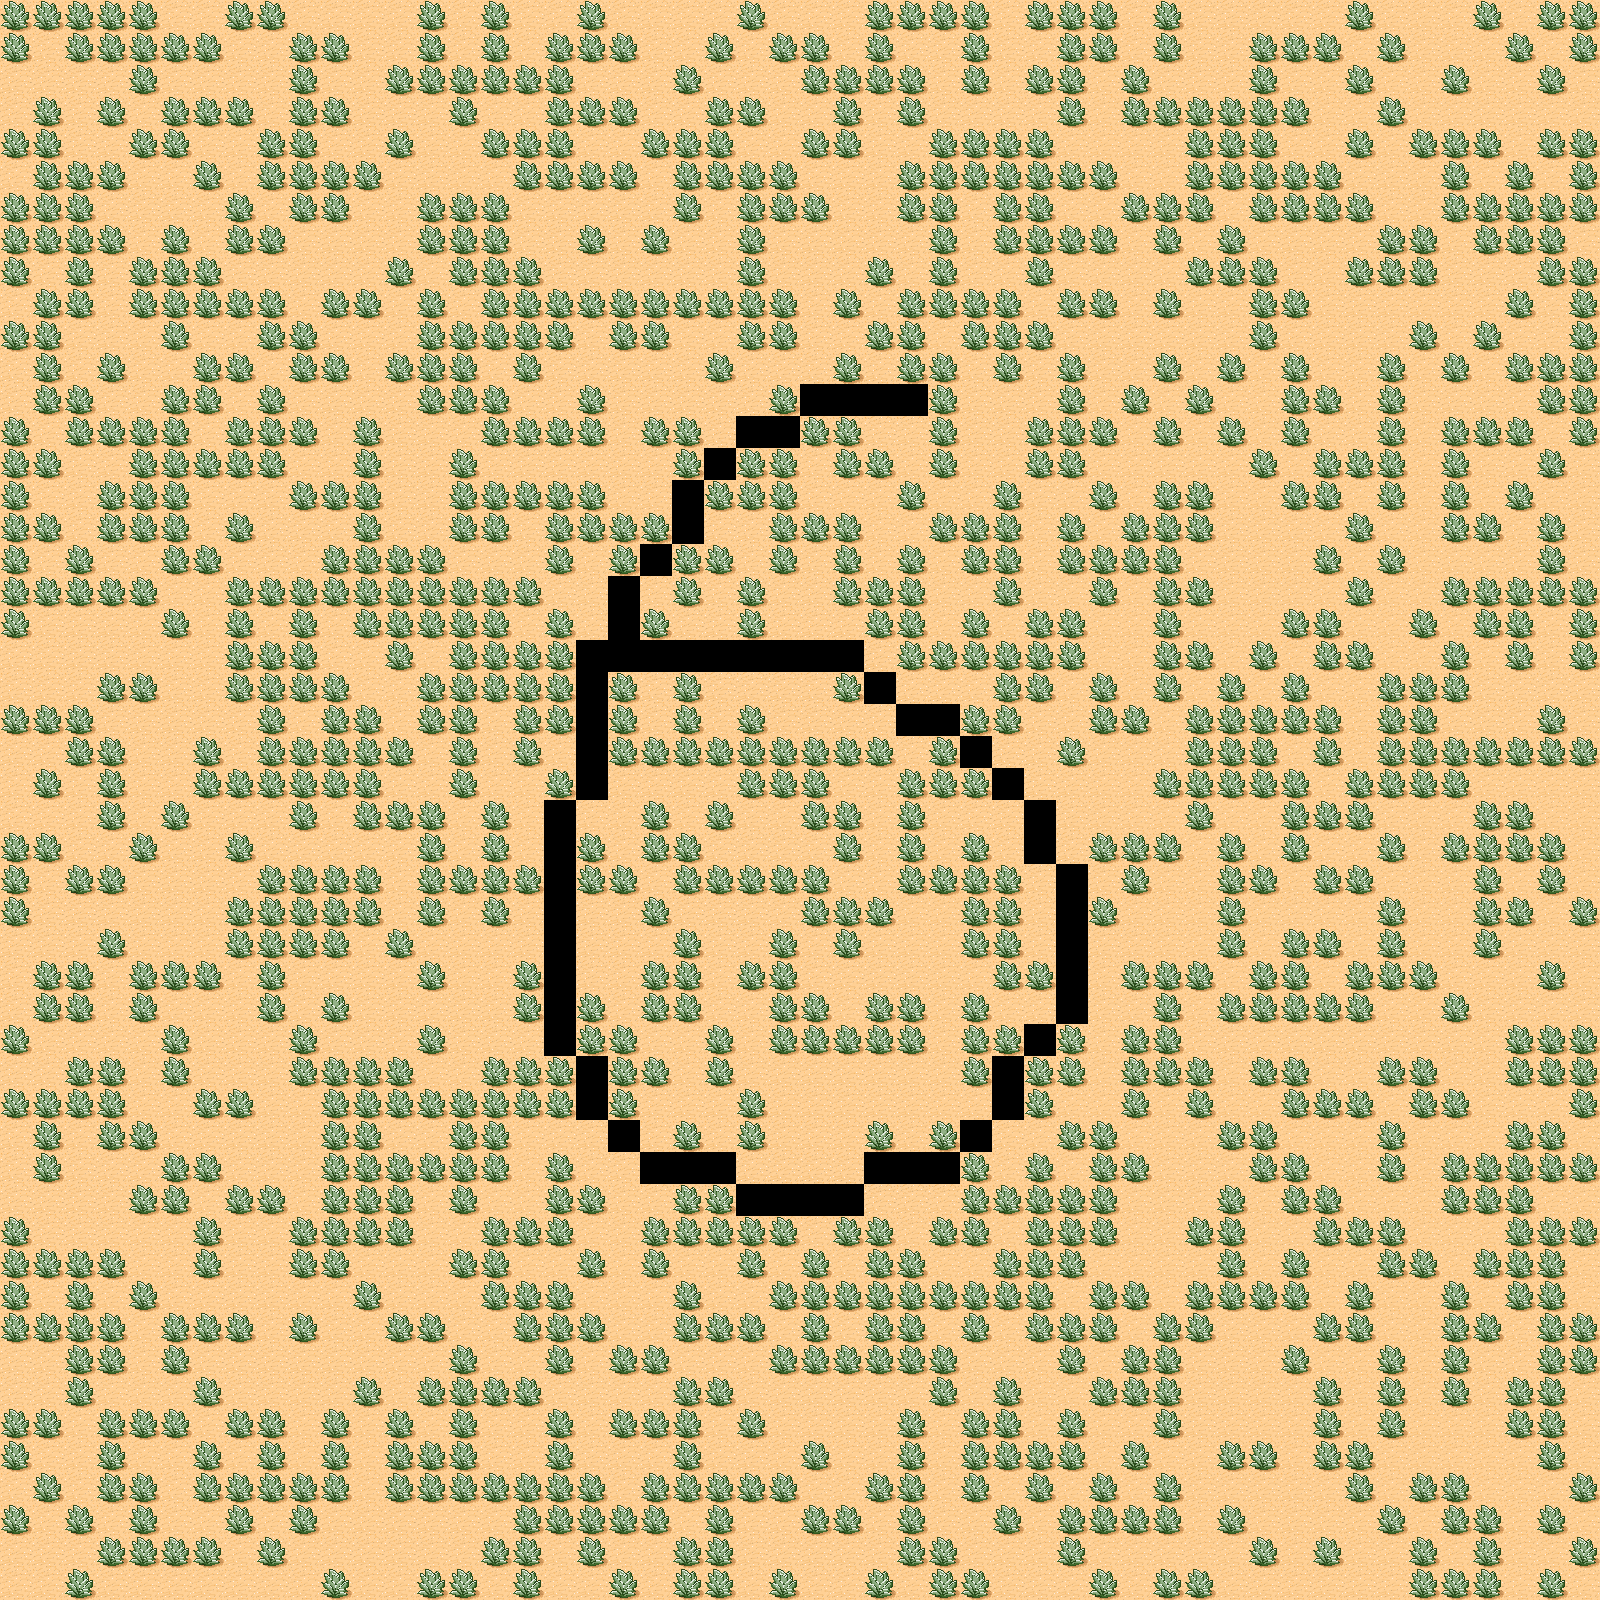

The image is a tile-based game level rendered from a .tmx file. Its description and complete source (layers, tilesets, objects, tile grids) follow:
An orthogonal 50x50 tile map with 32x32 px tiles, 1 tile layer (Tile Layer 1).

<map version="1.2" tiledversion="1.2.4" orientation="orthogonal" renderorder="right-down" width="50" height="50" tilewidth="32" tileheight="32" infinite="0" nextlayerid="2" nextobjectid="1">
 <tileset firstgid="1" name="tmw_desert_spacing" tilewidth="32" tileheight="32" spacing="1" margin="1" tilecount="48" columns="8">
  <image source="tmw_desert_spacing.png" width="265" height="199" />
 </tileset>
 <layer id="1" name="Tile Layer 1" width="50" height="50">
  <data encoding="csv">
38,38,38,38,38,30,30,38,38,30,30,30,30,38,30,38,30,30,38,30,30,30,30,38,30,30,30,38,38,38,38,30,38,38,38,30,38,30,30,30,30,30,38,30,30,30,38,30,38,38,
38,30,38,38,38,38,38,30,30,38,38,30,30,38,30,38,30,38,38,38,30,30,38,30,38,38,30,38,30,30,38,30,30,38,38,30,38,30,30,38,38,38,30,38,30,30,30,38,30,38,
30,30,30,30,38,30,30,30,30,38,30,30,38,38,38,38,38,38,30,30,30,38,30,30,30,38,38,38,38,30,38,30,38,38,30,38,30,30,30,38,30,30,38,30,30,38,30,30,38,30,
30,38,30,38,30,38,38,38,30,38,38,30,30,30,38,30,30,38,38,38,30,30,38,38,30,30,38,30,38,30,30,30,30,38,30,38,38,38,38,38,38,30,30,38,30,30,30,30,30,30,
38,38,30,30,38,38,30,30,38,38,30,30,38,30,30,38,38,38,30,30,38,38,38,30,30,38,38,30,30,38,38,38,38,30,30,30,30,38,38,38,30,30,38,30,38,38,38,30,38,38,
30,38,38,38,30,30,38,30,38,38,38,38,30,30,30,30,38,38,38,38,30,38,38,38,38,30,30,30,38,38,38,38,38,38,38,30,30,38,38,38,38,38,30,30,30,38,30,38,30,38,
38,38,38,30,30,30,30,38,30,38,38,30,30,38,38,38,30,30,30,30,30,38,30,38,38,38,30,30,38,38,30,38,38,30,30,38,38,38,30,38,38,38,38,30,30,38,38,38,38,38,
38,38,38,38,30,38,30,38,38,30,30,30,30,38,38,38,30,30,38,30,38,30,30,38,30,30,30,30,30,38,30,38,38,38,38,30,38,30,38,30,30,30,30,38,38,30,38,38,38,30,
38,30,38,30,38,38,38,30,30,30,30,30,38,30,38,38,38,30,30,30,30,30,30,38,30,30,30,38,30,38,30,30,38,30,30,30,30,38,38,38,30,30,38,38,38,30,30,30,38,38,
30,38,38,30,38,38,38,38,38,30,38,38,30,38,30,38,38,38,38,38,38,38,38,38,38,30,38,30,38,38,38,38,30,38,38,30,38,30,30,38,38,30,30,30,30,30,30,38,30,38,
38,38,30,30,30,38,30,30,38,38,30,30,30,38,38,38,38,38,30,38,38,30,30,38,38,30,30,38,38,30,38,38,38,30,30,30,30,30,30,38,30,30,30,30,38,30,38,30,30,38,
30,38,30,38,30,30,38,38,30,38,38,30,38,38,38,30,38,30,30,30,30,30,38,30,30,30,38,30,38,38,30,38,30,38,30,30,38,30,38,30,38,30,30,38,30,38,30,38,38,38,
30,38,38,30,30,38,38,30,38,30,30,30,30,38,38,38,30,30,38,30,30,30,30,30,38,0,0,0,0,38,30,30,30,38,30,38,30,38,30,30,38,38,30,38,30,30,30,30,38,38,
38,30,38,38,38,38,30,38,38,38,30,38,30,30,30,38,38,38,38,30,38,38,30,0,0,38,38,30,30,38,30,30,38,38,38,30,38,30,38,30,38,30,30,38,30,38,38,38,30,38,
38,38,30,30,38,38,38,38,38,30,30,38,30,30,38,30,30,30,30,30,30,38,0,38,38,30,38,38,30,38,30,30,38,38,30,30,30,30,30,38,30,38,38,38,30,38,30,30,38,30,
38,30,30,38,38,38,30,30,30,38,38,38,30,30,38,38,38,38,38,30,30,0,38,38,38,30,30,30,38,30,30,38,30,30,38,30,38,38,30,30,38,38,30,38,30,38,30,38,30,30,
38,38,30,38,38,38,30,38,30,30,30,38,30,30,38,38,30,38,38,38,38,0,30,30,38,38,38,30,30,38,38,38,30,38,30,38,38,38,30,30,30,30,38,30,30,38,38,30,38,30,
38,30,38,30,30,38,38,30,30,30,38,38,38,38,30,30,30,38,30,38,0,38,38,30,38,30,38,30,38,30,38,38,30,38,38,38,38,30,30,30,30,38,30,38,30,30,30,30,38,30,
38,38,38,38,38,30,30,38,38,38,38,38,38,38,38,38,38,30,30,0,30,38,30,38,30,30,38,38,38,30,30,38,30,30,38,30,38,38,30,30,30,30,38,30,30,38,38,38,38,38,
38,30,30,30,30,38,30,38,30,38,30,38,38,38,38,38,30,38,30,0,38,30,30,38,30,30,30,38,38,30,38,30,38,38,30,30,38,30,30,30,38,38,30,30,38,30,38,38,30,38,
30,30,30,30,30,30,30,38,38,38,30,30,38,30,38,38,38,38,0,0,0,0,0,0,0,0,0,30,38,38,38,38,38,38,30,30,38,38,30,38,30,38,38,30,30,38,30,38,30,38,
30,30,30,38,38,30,30,38,38,38,38,30,30,38,38,38,38,38,0,38,30,38,30,30,30,30,38,0,30,30,30,38,38,30,38,30,38,30,38,30,38,30,30,38,38,38,30,30,30,30,
38,38,38,30,30,30,30,30,38,30,38,38,30,38,38,30,38,38,0,38,30,38,30,38,30,30,30,30,0,0,38,38,30,30,38,38,30,38,38,38,38,38,30,38,38,30,30,30,38,30,
30,30,38,38,30,30,38,30,38,38,38,38,38,30,38,30,38,30,0,38,38,38,38,38,38,38,38,38,30,38,0,30,30,38,30,30,30,38,38,38,30,38,30,38,38,38,38,38,38,38,
30,38,30,38,30,30,38,38,38,38,38,38,30,30,38,30,30,38,0,30,30,30,30,38,38,38,30,30,38,38,38,0,30,30,30,30,38,38,38,38,38,30,38,38,38,38,30,30,30,30,
30,30,30,38,30,38,30,30,30,38,30,38,38,38,30,38,30,0,30,30,38,30,38,30,30,38,38,30,38,30,30,30,0,30,30,30,30,38,30,30,38,38,38,30,30,30,38,38,30,30,
38,38,30,30,38,30,30,38,30,30,30,30,30,38,30,38,30,0,38,30,38,38,30,30,30,30,38,30,38,30,38,30,0,30,38,38,38,30,38,30,38,30,30,38,30,38,38,38,38,30,
38,30,38,38,30,30,30,30,38,38,38,38,30,38,38,38,38,0,38,38,30,38,38,38,38,38,30,30,38,38,38,38,30,0,30,38,30,30,38,38,30,38,38,30,30,30,38,30,38,30,
38,30,30,30,30,30,30,38,38,38,38,38,30,38,30,38,30,0,30,30,38,30,30,30,30,38,38,38,30,30,38,38,30,0,38,30,30,30,38,30,30,30,30,38,30,30,38,38,30,38,
30,30,30,38,30,30,30,38,38,38,38,30,38,30,30,30,30,0,30,30,30,38,30,30,38,30,38,30,30,30,38,38,30,0,30,30,30,30,38,30,38,38,30,38,30,30,38,30,30,30,
30,38,38,30,38,38,38,30,38,30,30,30,30,38,30,30,38,0,30,30,38,38,30,38,38,30,30,30,30,30,30,38,38,0,30,38,38,38,30,38,38,30,38,38,38,30,30,30,38,30,
30,38,38,30,38,30,30,30,38,30,38,30,30,30,30,30,38,0,38,30,38,38,30,30,38,38,30,38,38,30,38,30,30,0,30,30,38,30,38,38,38,38,38,30,30,38,30,30,30,30,
38,30,30,30,30,38,30,30,30,38,30,30,30,38,30,30,30,0,38,38,30,30,38,30,38,38,38,38,38,30,38,38,0,38,30,38,38,30,30,30,30,30,30,30,30,30,30,38,38,38,
30,30,38,38,30,38,30,30,30,38,38,38,38,30,30,38,38,38,0,38,38,30,38,30,30,30,30,30,30,30,38,0,38,38,30,38,38,38,30,38,38,30,30,38,38,30,30,38,38,38,
38,38,38,38,30,30,38,38,30,30,38,38,38,38,38,38,38,38,0,38,30,30,30,38,30,30,30,30,30,30,30,0,38,30,30,38,30,38,30,30,38,38,38,30,38,38,30,30,30,38,
30,38,30,38,38,30,30,30,30,30,38,38,30,30,38,38,30,30,30,0,30,38,30,38,30,30,30,38,30,38,0,30,30,38,38,30,30,30,38,38,30,30,30,38,30,30,30,38,38,30,
30,38,30,30,30,38,38,30,30,30,38,38,38,38,38,38,30,38,30,30,0,0,0,30,30,30,30,0,0,0,38,30,38,30,38,38,30,30,30,38,38,30,30,38,30,38,38,38,38,38,
30,30,30,30,38,38,30,38,38,30,38,38,38,30,38,30,30,38,38,30,30,38,38,0,0,0,0,30,30,30,38,38,38,38,38,30,30,30,38,30,38,38,30,30,30,38,38,38,30,30,
38,30,30,30,30,30,38,30,30,38,38,38,38,30,30,38,38,38,30,30,38,38,38,38,38,30,38,38,30,38,38,30,38,38,38,30,30,38,38,30,30,38,38,38,30,30,30,38,38,38,
38,38,38,38,30,30,38,30,30,38,38,30,30,30,38,38,30,30,38,30,38,30,30,38,30,38,30,38,38,30,30,38,38,38,30,30,30,30,38,30,38,30,30,38,38,30,38,38,38,30,
38,30,38,30,38,30,30,30,30,30,30,38,30,30,30,38,38,38,30,30,30,38,30,30,38,38,38,38,38,38,38,38,38,30,38,38,30,38,38,38,38,30,38,30,30,38,30,38,38,30,
38,38,38,38,30,38,38,38,30,38,30,30,38,38,30,30,38,38,38,30,30,38,38,38,30,38,30,38,38,30,38,30,38,38,38,30,38,38,30,30,30,38,38,30,30,38,38,30,38,38,
30,30,38,38,30,38,30,30,30,30,30,30,30,30,38,30,30,38,30,38,38,30,30,30,38,38,38,38,38,38,30,30,30,38,30,38,38,30,30,30,38,30,30,38,30,38,30,30,38,38,
30,30,38,30,30,30,38,30,30,30,30,38,30,38,38,38,38,30,30,30,30,38,38,30,30,30,30,30,30,38,30,38,30,30,38,38,38,30,30,30,30,38,30,38,30,38,30,38,38,30,
38,38,30,38,38,38,30,38,38,30,38,30,38,30,38,30,30,38,30,38,38,38,30,38,30,30,30,30,38,30,38,38,30,38,30,30,38,30,30,30,30,38,30,38,30,30,30,38,38,30,
38,30,30,38,30,30,38,30,38,30,38,30,38,38,38,30,30,38,30,30,30,38,30,30,30,38,30,30,38,30,38,38,38,38,30,38,30,30,38,38,30,38,38,30,30,30,30,30,38,30,
30,38,30,38,38,30,38,38,38,38,38,30,38,38,38,38,38,38,38,30,38,38,38,38,38,30,30,38,38,30,38,30,38,30,38,30,38,30,30,30,30,30,38,30,38,38,30,30,30,38,
38,30,38,30,38,30,30,38,30,38,30,30,30,30,30,30,38,38,38,38,38,30,38,30,30,38,38,30,38,30,30,38,30,38,38,38,38,30,38,30,30,30,30,38,30,38,38,30,38,30,
30,30,30,38,38,38,38,30,38,30,30,30,30,30,30,38,38,30,38,30,30,38,38,30,30,30,30,30,38,38,30,30,30,38,30,30,30,30,30,38,30,38,30,30,38,30,38,30,30,38,
30,30,38,30,30,30,30,30,30,30,38,30,30,38,38,30,38,30,30,38,30,38,38,30,38,30,30,38,30,38,38,30,30,30,38,30,38,38,30,30,30,30,30,30,38,38,38,30,38,30
</data>
 </layer>
</map>
